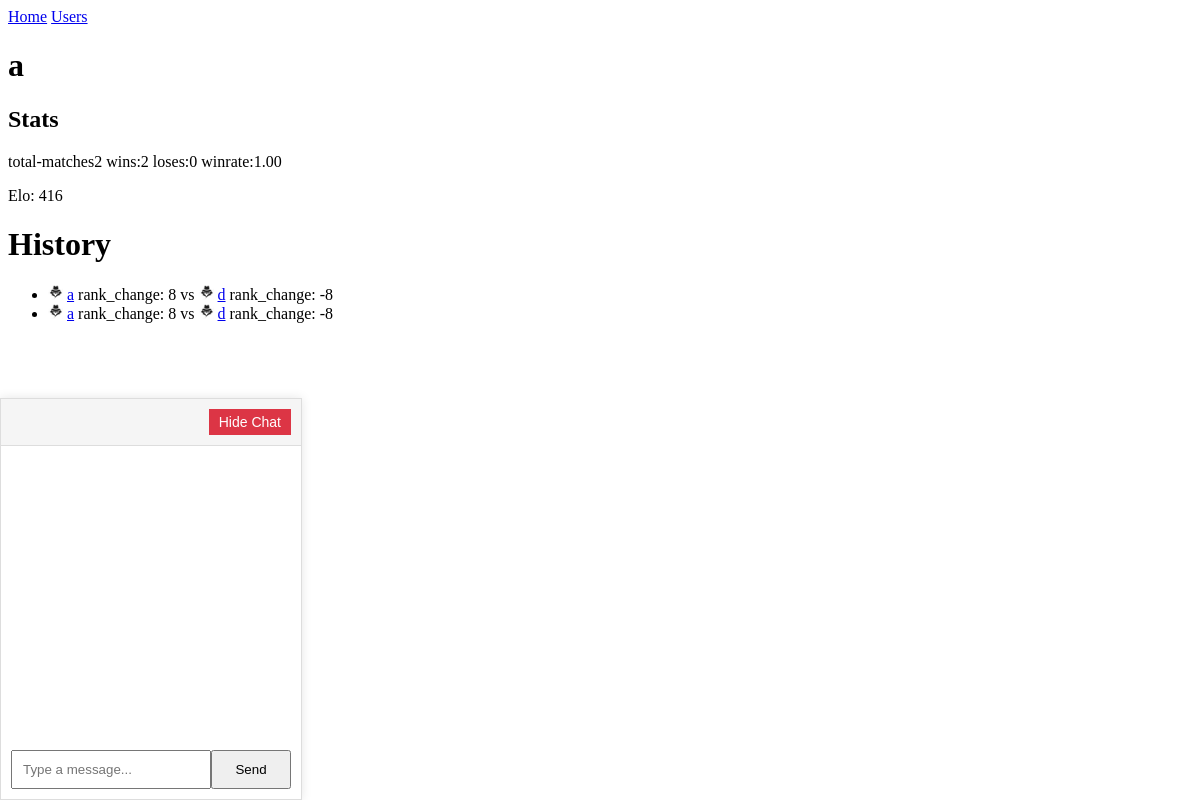
The app's page /users/3 (signed in) with its own data.
### users/models.py (models this page shows, shortened)
class MyUser(AbstractBaseUser):
    login = models.CharField(max_length=40, unique=True)
    email = models.EmailField(
        verbose_name="email address",
        max_length=255,
        unique=True,
    )
    date_of_birth = models.DateField()
    username = models.CharField(max_length=40, unique=True)
    is_active = models.BooleanField(default=True)
    is_admin = models.BooleanField(default=False)
    avatar = models.ImageField(upload_to='avatars/', default='default/default.png')
    elo = models.IntegerField(default=400)
    wins =  models.IntegerField(default=0)
    loses = models.IntegerField(default=0)
    total = models.IntegerField(default=0)
    objects = MyUserManager()
    USERNAME_FIELD = "login"
    REQUIRED_FIELDS = ["email", "date_of_birth", "username"]
    def __str__(self):
        return self.login

### game/models.py (models this page shows, shortened)
class GameSession(models.Model):
    player1 = models.ForeignKey(settings.AUTH_USER_MODEL, related_name='game_player1', null=True, on_delete=models.SET_NULL)
    player2 = models.ForeignKey(settings.AUTH_USER_MODEL, related_name='game_player2', null=True, on_delete=models.SET_NULL)
    score1 = models.IntegerField(default=0)
    score2 = models.IntegerField(default=0)
    rank_change1 = models.IntegerField(default=0)
    rank_change2 = models.IntegerField(default=0)
    is_tournament = models.BooleanField(default=False)
    winner = models.ForeignKey(settings.AUTH_USER_MODEL, related_name='winner', null=True, on_delete=models.SET_NULL)
    is_active = models.BooleanField(default=True)
    created_at = models.DateTimeField(auto_now_add=True)

### pages/views.py (the view)
# urls.py: path('users/<int:id>', views.user_view),
def user_view(request, id):
    user = MyUser.objects.all().filter(id=id).first()
    if not user:
        return render(request, "user_doesnt_exist.html")
    matches = GameSession.objects.filter(Q(player1=user) | Q(player2=user))
    matches_with_ids = []
    for match in matches:
        if match.player1 == user:
            match_data = {
                'match': match,
                'player1': user,
                'player2': match.player2,
            }
        else:
            match_data = {
                'match': match,
                'player1': match.player1,
                'player2': user,
            }
        matches_with_ids.append(match_data)
    if user.total == 0:
        winrate = 0
    else:
        winrate = "%.2f" % (user.wins / user.total)
    if request.headers.get('X-Requested-With') == 'XMLHttpRequest':
        return render(request, 'partials/user.html', {'user':user, "matches_with_ids":matches_with_ids, 'winrate':winrate})
    return render(request, "user.html", {'user':user, "matches_with_ids":matches_with_ids, 'winrate':winrate})

### templates/user.html
{% extends "base.html" %}
{% block content %}
    {% include "partials/user.html" %}
{% endblock  %}

### templates/partials/user.html
<h1>{{user.login}}</h1>
<h2>Stats</h2>
<p> total-matches{{user.total}} wins:{{user.wins}} loses:{{user.loses}} winrate:{{winrate}}</p>
<p>Elo: {{user.elo}}</p>
<h1>History</h1>
<ul>
{% for m in matches_with_ids %}
    <li>
        <img src="{{m.player1.avatar.url}}" width="15" height="15"/>
        <a href="/users/{{m.player1.id }}">{{m.match.player1}}</a>
        rank_change: {{m.match.rank_change1}}
        vs
        <img src="{{m.player2.avatar.url}}" width="15" height="15"/>
        <a href="/users/{{m.player2.id }}">{{m.match.player2}}</a>
        rank_change: {{m.match.rank_change2}}
    </li>
{% endfor %}
</ul>

### records on screen
MyUser: login "a", total "2", wins "2", loses "0", elo "416"
GameSession: player1.avatar (placeholder picture), match.player1 "a", match.rank_change1 "8", player2.avatar (placeholder picture), match.player2 "d", match.rank_change2 "-8"
GameSession: player1.avatar (placeholder picture), match.player1 "a", match.rank_change1 "8", player2.avatar (placeholder picture), match.player2 "d", match.rank_change2 "-8"

### other values on screen
{{ winrate }} "1.00"
